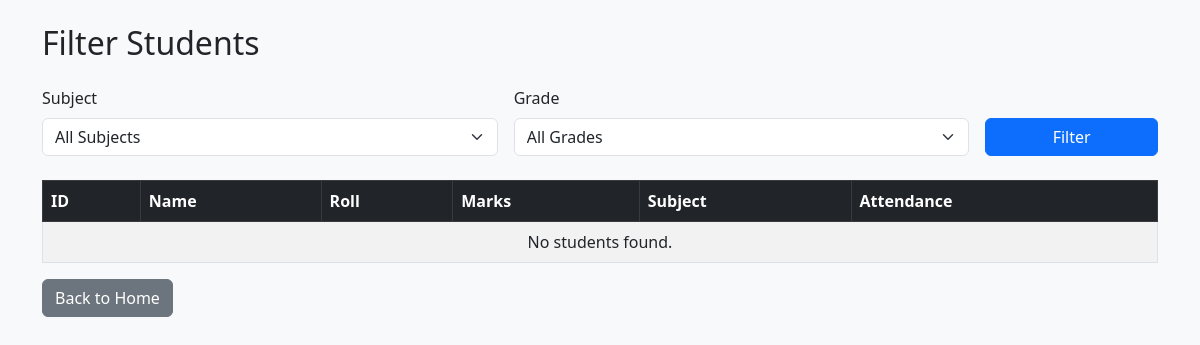
/filter, run on an earlier commit of the app's database.
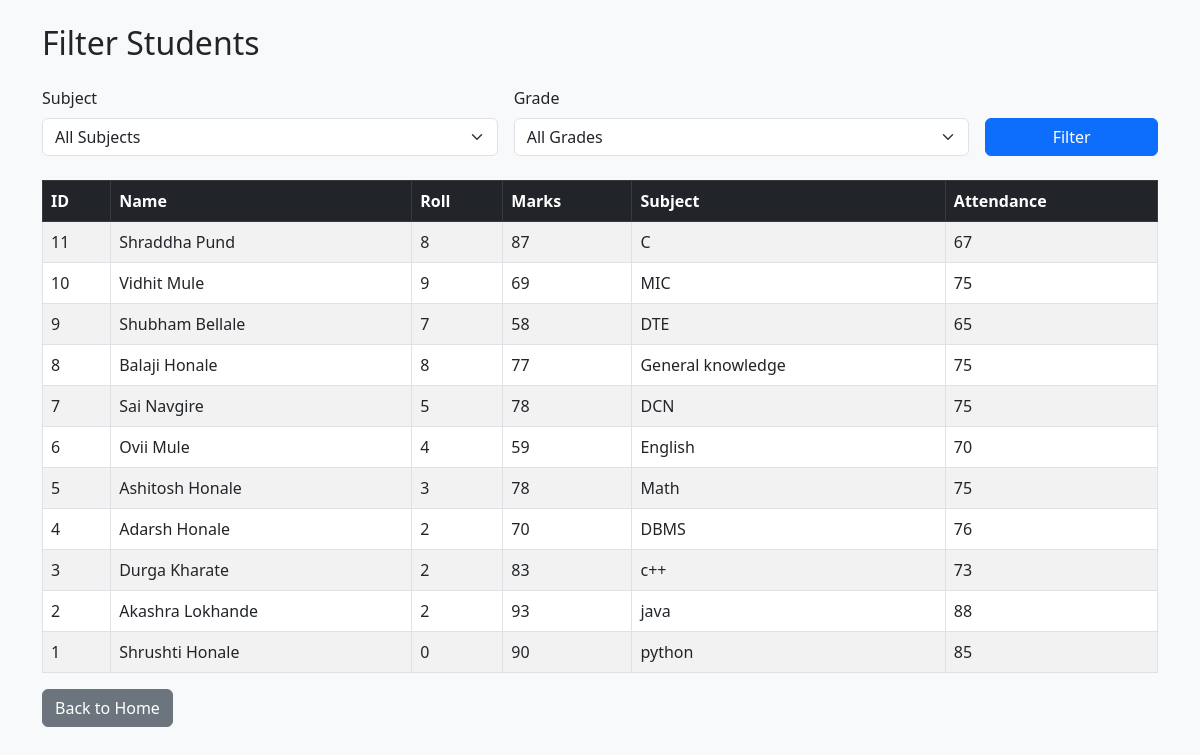
And on a later commit of the database.
### tables this page shows
CREATE TABLE students (
            id INTEGER PRIMARY KEY AUTOINCREMENT,
            name TEXT NOT NULL,
            roll INTEGER NOT NULL,
            marks INTEGER NOT NULL,
            subject TEXT NOT NULL,
            attendance INTEGER DEFAULT 0
        );

### app.py (the view)
@app.route('/filter')
def filter_students():
    subject = request.args.get('subject', '')
    grade = request.args.get('grade', '')
    conn = get_db()
    subjects = conn.execute('''SELECT DISTINCT subject FROM students
                            WHERE subject IS NOT NULL
                            AND subject != ""
                            ORDER BY subject ASC''').fetchall()
    query = 'SELECT * FROM students WHERE 1=1'
    params = []
    if subject:
        query += ' AND subject = ?'
        params.append(subject)
    if grade =='excellent':
        query += ' AND marks >= 90'
    elif grade == 'good':
        query += ' AND marks >= 75 AND marks < 90'
    elif grade == 'average':
        query += ' AND marks >= 60 AND marks < 75'
    elif grade == 'poor':
        query += ' AND marks < 45'
    query += ' ORDER BY id DESC'
    students = conn.execute(query, params).fetchall()
    conn.close()
    return render_template('filter.html', students=students, subjects=subjects, selected_subject=subject, selected_grade=grade)

### database.py (called while the page is built)
def get_db():
    conn = sqlite3.connect('myproject.db')
    conn.row_factory = sqlite3.Row
    return conn

### templates/filter.html (shortened to what this page needs)
 <!DOCTYPE html>
<html>
<head>
    <link href="https://cdn.jsdelivr.net/npm/bootstrap@5.3.0/dist/css/bootstrap.min.css"
          rel="stylesheet">
</head>
<body class="bg-light">
<div class="container mt-4">
    <h2 class="mb-4">Filter Students</h2>
    <form method="GET" action="{{ url_for('filter_students') }}" class="row g-3 mb-4">
        <div class="col-md-5">
            <label class="form-label">Subject</label>
            <select name="subject" class="form-select">
                <option value="">All Subjects</option>
            </select>
        </div>
        <div class="col-md-5">
            <label class="form-label">Grade</label>
            <select name="grade" class="form-select">
                <option value="">All Grades</option>
            </select>
        </div>
        <div class="col-md-2 d-grid">
            <label class="form-label">&nbsp;</label>
            <button type="submit" class="btn btn-primary">
                Filter
            </button>
        </div>
    </form>
    <table class="table table-bordered table-striped">
        <thead class="table-dark">
            <tr>
                <th>ID</th>
                <th>Name</th>
                <th>Roll</th>
                <th>Marks</th>
                <th>Subject</th>
                <th>Attendance</th>
            </tr>
        </thead>
        <tbody>
        {% for student in students %}
            <tr>
                <td>{{ student['id'] }}</td>
                <td>{{ student['name'] }}</td>
                <td>{{ student['roll'] }}</td>
                <td>{{ student['marks'] }}</td>
                <td>{{ student['subject'] }}</td>
                <td>{{ student['attendance'] }}</td>
            </tr>
        {% else %}
            <tr>
                <td colspan="6" class="text-center">No students found.</td>
            </tr>
        {% endfor %}
        </tbody>
    </table>
    <a href="{{ url_for('home') }}" class="btn btn-secondary">
        Back to Home
    </a>
</div>
</body>
</html>

What changed in the data, as far as the page shows it:
added students: id "11", name "Shraddha Pund", roll "8", marks "87", subject "C", attendance "67"
added students: id "10", name "Vidhit Mule", roll "9", marks "69", subject "MIC", attendance "75"
added students: id "9", name "Shubham Bellale", roll "7", marks "58", subject "DTE", attendance "65"
added students: id "8", name "Balaji Honale", roll "8", marks "77", subject "General knowledge", attendance "75"
added students: id "7", name "Sai Navgire", roll "5", marks "78", subject "DCN", attendance "75"
added students: id "6", name "Ovii Mule", roll "4", marks "59", subject "English", attendance "70"
added students: id "5", name "Ashitosh Honale", roll "3", marks "78", subject "Math", attendance "75"
added students: id "4", name "Adarsh Honale", roll "2", marks "70", subject "DBMS", attendance "76"
added students: id "3", name "Durga Kharate", roll "2", marks "83", subject "c++", attendance "73"
added students: id "2", name "Akashra Lokhande", roll "2", marks "93", subject "java", attendance "88"
added students: id "1", name "Shrushti Honale", roll "0", marks "90", subject "python", attendance "85"
Also different on the page:
text no longer shown: "No students found."
